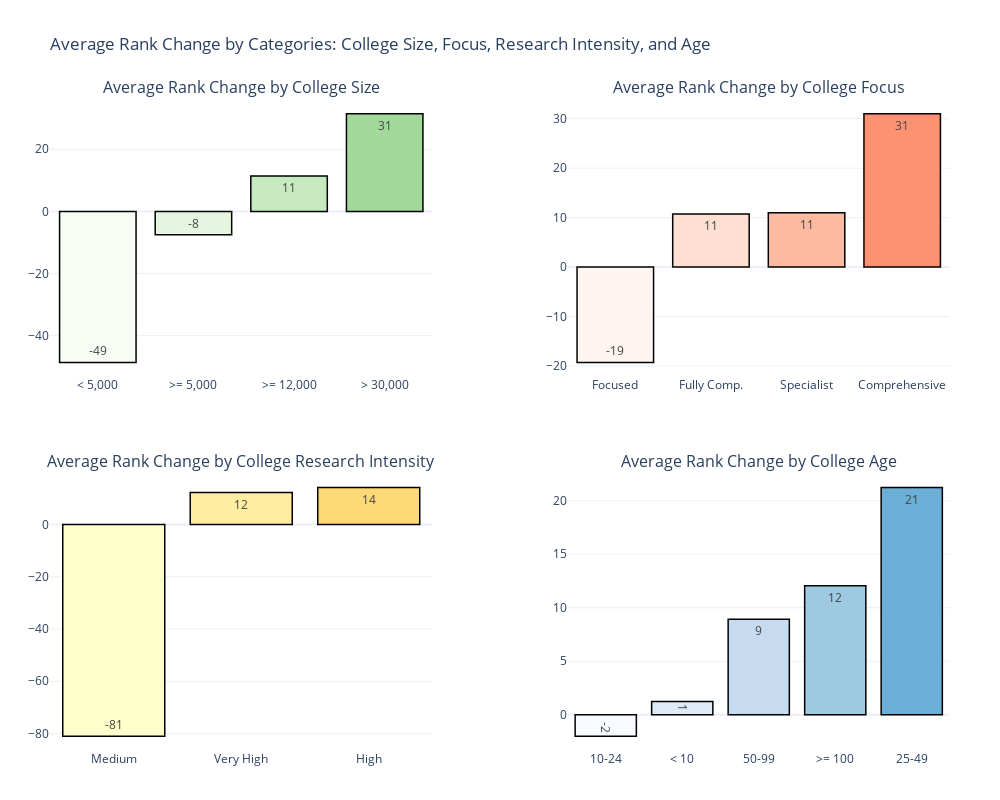

The notebook cell this image was saved under:
### Code cell
# Plotting 4 figures in one chart
row_n = 2
col_n = 2 

# Add subtitles for each subplot
subplot_titles = (
    'Average Rank Change by College Size',
    'Average Rank Change by College Focus',
    'Average Rank Change by College Research Intensity',
    'Average Rank Change by College Age'
)

# Add the subplot_titles parameter to the make_subplots function call
fig = make_subplots(
    rows=row_n, 
    cols=col_n, 
    subplot_titles=subplot_titles, # Add the subtitles 
    vertical_spacing=0.15,  # Adjust the vertical spacing between subplots
    horizontal_spacing=0.15 # Adjust the horizontal spacing between subplots
)


# Define the categorizations for SIZE, FOCUS, AGE, and RES.
size_categories = {
    'XL': '> 30,000',
    'L': '>= 12,000',
    'M': '>= 5,000',
    'S': '< 5,000'
}
focus_categories = {
    'FC': 'Fully Comp.',
    'CO': 'Comprehensive',
    'FO': 'Focused',
    'SP': 'Specialist'
}
age_categories = {
    1: '< 10',
    2: '10-24',
    3: '25-49',
    4: '50-99',
    5: '>= 100'
}
res_categories = {
    'VH': 'Very High',
    'HI': 'High',
    'MD': 'Medium',
    'LO': 'Low'
}

# Map the mean 'Rank Change' to the defined categorizations
qs_data['SIZE'] = qs_data['SIZE'].map(size_categories)
qs_data['FOCUS'] = qs_data['FOCUS'].map(focus_categories)
qs_data['AGE'] = qs_data['AGE'].map(age_categories)
qs_data['RES.'] = qs_data['RES.'].map(res_categories)

# Calculate the mean rank change for each category
change_by_size = qs_data.groupby('SIZE')['Rank Change'].mean().sort_values()
change_by_focus = qs_data.groupby('FOCUS')['Rank Change'].mean().sort_values()
change_by_rs = qs_data.groupby('RES.')['Rank Change'].mean().sort_values()
change_by_age = qs_data.groupby('AGE')['Rank Change'].mean().sort_values()

# Create a dictionary of the categories and their respective color scales
categories = {
    'Size': change_by_size,
    'Focus': change_by_focus,
    'Research': change_by_rs,
    'Age': change_by_age
}
color_scales = {
    'Size': px.colors.sequential.Greens,
    'Focus': px.colors.sequential.Reds,
    'Research': px.colors.sequential.YlOrRd,
    'Age': px.colors.sequential.Blues
}

# Add the bar charts to the subplots
for i, (category_name, change_by_category) in enumerate(categories.items()):
    row = int(i / col_n) + 1
    col = i % col_n + 1
    colors = color_scales[category_name]
    fig.add_trace(
        go.Bar(
            x=change_by_category.index,
            y=change_by_category.values,
            name=category_name,
            text=change_by_category.round().astype(int).astype(str),
            textposition='inside',
            marker=dict(color=colors),
            marker_line=dict(color='black', width=1.5)
        ),
        row=row,
        col=col
    )

# Update layout for the entire figure
fig.update_layout(
    title_text='Average Rank Change by Categories: College Size, Focus, Research Intensity, and Age',
    showlegend=False,
    template='plotly_white',
    margin=dict(l=50, r=50, t=100, b=50),  # Add margins to the figure
    height=800,  # Increase the figure height
    width=1000   # Increase the figure width
)

# Show the figure
fig.show()

### Figure 1 — Plotly figure (JSON) as saved in the notebook; plotly's stock layout.template omitted (floating-point values rounded to 4 significant figures)
{"data": [{"marker": {"color": ["rgb(247,252,245)", "rgb(229,245,224)", "rgb(199,233,192)", "rgb(161,217,155)", "rgb(116,196,118)", "rgb(65,171,93)", "rgb(35,139,69)", "rgb(0,109,44)", "rgb(0,68,27)"], "line": {"color": "black", "width": 1.5}}, "name": "Size", "text": ["-49", "-8", "11", "31"], "textposition": "inside", "type": "bar", "x": ["< 5,000", ">= 5,000", ">= 12,000", "> 30,000"], "xaxis": "x", "y": [-48.64, -7.532, 11.4, 31.43], "yaxis": "y"}, {"marker": {"color": ["rgb(255,245,240)", "rgb(254,224,210)", "rgb(252,187,161)", "rgb(252,146,114)", "rgb(251,106,74)", "rgb(239,59,44)", "rgb(203,24,29)", "rgb(165,15,21)", "rgb(103,0,13)"], "line": {"color": "black", "width": 1.5}}, "name": "Focus", "text": ["-19", "11", "11", "31"], "textposition": "inside", "type": "bar", "x": ["Focused", "Fully Comp.", "Specialist", "Comprehensive"], "xaxis": "x2", "y": [-19.29, 10.71, 11, 31], "yaxis": "y2"}, {"marker": {"color": ["rgb(255,255,204)", "rgb(255,237,160)", "rgb(254,217,118)", "rgb(254,178,76)", "rgb(253,141,60)", "rgb(252,78,42)", "rgb(227,26,28)", "rgb(189,0,38)", "rgb(128,0,38)"], "line": {"color": "black", "width": 1.5}}, "name": "Research", "text": ["-81", "12", "14"], "textposition": "inside", "type": "bar", "x": ["Medium", "Very High", "High"], "xaxis": "x3", "y": [-81, 12.18, 14.09], "yaxis": "y3"}, {"marker": {"color": ["rgb(247,251,255)", "rgb(222,235,247)", "rgb(198,219,239)", "rgb(158,202,225)", "rgb(107,174,214)", "rgb(66,146,198)", "rgb(33,113,181)", "rgb(8,81,156)", "rgb(8,48,107)"], "line": {"color": "black", "width": 1.5}}, "name": "Age", "text": ["-2", "1", "9", "12", "21"], "textposition": "inside", "type": "bar", "x": ["10-24", "< 10", "50-99", ">= 100", "25-49"], "xaxis": "x4", "y": [-2, 1.25, 8.937, 12.06, 21.23], "yaxis": "y4"}], "layout": {"annotations": [{"font": {"size": 16}, "showarrow": false, "text": "Average Rank Change by College Size", "x": 0.2125, "xanchor": "center", "xref": "paper", "y": 1, "yanchor": "bottom", "yref": "paper"}, {"font": {"size": 16}, "showarrow": false, "text": "Average Rank Change by College Focus", "x": 0.7875, "xanchor": "center", "xref": "paper", "y": 1, "yanchor": "bottom", "yref": "paper"}, {"font": {"size": 16}, "showarrow": false, "text": "Average Rank Change by College Research Intensity", "x": 0.2125, "xanchor": "center", "xref": "paper", "y": 0.425, "yanchor": "bottom", "yref": "paper"}, {"font": {"size": 16}, "showarrow": false, "text": "Average Rank Change by College Age", "x": 0.7875, "xanchor": "center", "xref": "paper", "y": 0.425, "yanchor": "bottom", "yref": "paper"}], "height": 800, "margin": {"b": 50, "l": 50, "r": 50, "t": 100}, "showlegend": false, "title": {"text": "Average Rank Change by Categories: College Size, Focus, Research Intensity, and Age"}, "width": 1000, "xaxis": {"anchor": "y", "domain": [0, 0.425]}, "xaxis2": {"anchor": "y2", "domain": [0.575, 1]}, "xaxis3": {"anchor": "y3", "domain": [0, 0.425]}, "xaxis4": {"anchor": "y4", "domain": [0.575, 1]}, "yaxis": {"anchor": "x", "domain": [0.575, 1]}, "yaxis2": {"anchor": "x2", "domain": [0.575, 1]}, "yaxis3": {"anchor": "x3", "domain": [0, 0.425]}, "yaxis4": {"anchor": "x4", "domain": [0, 0.425]}}}
